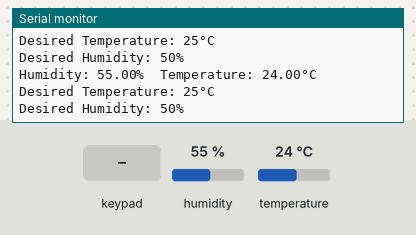
A sketch run on a simulated Arduino Uno, built with avr-gcc and run on an emulated ATmega328P. Shown: the last lines printed to the serial monitor. Inputs (shaded band) come from the test bench; at power-on: humidity 55 %, temperature 24 °C.

Above: at 2.9 s.
3.0 s: humidity set to 22 %
At 4.49 s:
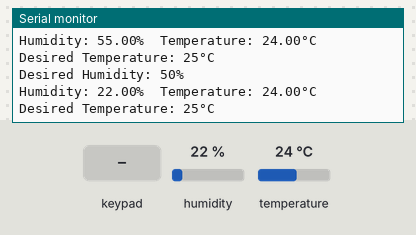
5.9 s: key 'A' pressed
At 6.64 s:
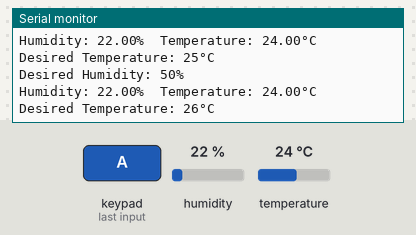
8.8 s: temperature set to 12 °C
At 9.3 s:
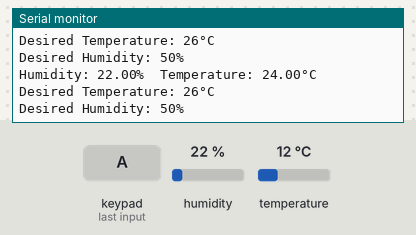
11.7 s: key 'C' pressed
At 13.8 s:
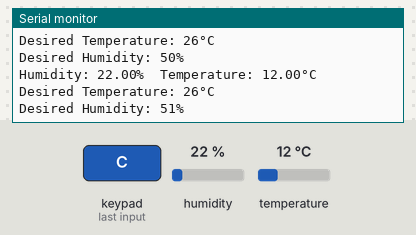
14.6 s: humidity set to 40 %
At 16.0 s:
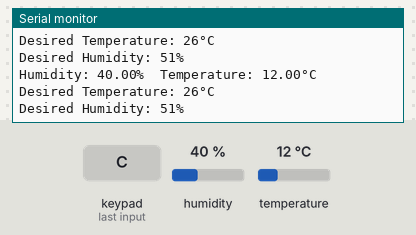
Timing chart, 0 to 17.6 s (numbered marks = the images above; inputs shaded):
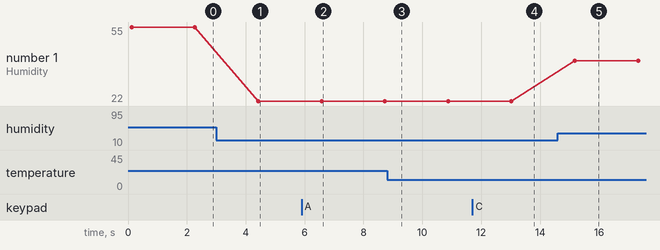

The sketch:

better-rough.ino
```cpp
#include <DHT.h>
#include <Keypad.h>

#define DHTPIN 2
#define DHTTYPE DHT11
#define HEATER_PIN 9
#define HUMIDIFIER_PIN 8

const byte ROWS = 4;
const byte COLS = 4;
char keys[ROWS][COLS] = {
    {'1', '2', '3', 'A'},
    {'4', '5', '6', 'B'},
    {'7', '8', '9', 'C'},
    {'*', '0', '#', 'D'}};
byte rowPins[ROWS] = {2, 3, 4, 5};
byte colPins[COLS] = {6, 7, 8, 9};
Keypad keypad = Keypad(makeKeymap(keys), rowPins, colPins, ROWS, COLS);

DHT dht(DHTPIN, DHTTYPE);

int setTemperature = 25; // set desired temperature in Celsius
int setHumidity = 50;    // set desired humidity in percentage

void setup()
{
    pinMode(HEATER_PIN, OUTPUT);
    pinMode(HUMIDIFIER_PIN, OUTPUT);
    Serial.begin(9600);
    dht.begin();
}

void loop()
{
    char key = keypad.getKey();

    if (key == 'A')
    {
        setTemperature++;
    }
    else if (key == 'B')
    {
        setTemperature--;
    }
    else if (key == 'C')
    {
        setHumidity++;
    }
    else if (key == 'D')
    {
        setHumidity--;
    }

    float h = dht.readHumidity();
    delay(50);
    float t = dht.readTemperature();
    delay(50);
    if (isnan(h) || isnan(t))
    {
        Serial.println("Failed to read from DHT sensor!");
        return;
    }

    if (t < setTemperature)
    {
        digitalWrite(HEATER_PIN, HIGH); // turn on heater
    }
    else
    {
        digitalWrite(HEATER_PIN, LOW); // turn off heater
    }

    if (h < setHumidity)
    {
        digitalWrite(HUMIDIFIER_PIN, HIGH); // turn on humidifier
    }
    else
    {
        digitalWrite(HUMIDIFIER_PIN, LOW); // turn off humidifier
    }

    Serial.print("Humidity: ");
    Serial.print(h);
    Serial.print("%\t");
    Serial.print("Temperature: ");
    Serial.print(t);
    Serial.println("°C");
    Serial.print("Desired Temperature: ");
    Serial.print(setTemperature);
    Serial.println("°C");
    Serial.print("Desired Humidity: ");
    Serial.print(setHumidity);
    Serial.println("%");
    delay(2000);
}
```

Measured:
- after the input at 3.0 s, the serial monitor: prints a new line after 1.4 s (image 1)
- after the input at 5.9 s, the serial monitor: prints a new line after 0.72 s (image 2)
- after the input at 11.7 s, the serial monitor: prints a new line after 1.4 s (image 4)
- after the input at 14.6 s, the serial monitor: prints a new line after 0.58 s (image 5)
- plotted number 1: 55 → 22 after the input at 3.0 s, 22 → 40 after the input at 14.6 s
